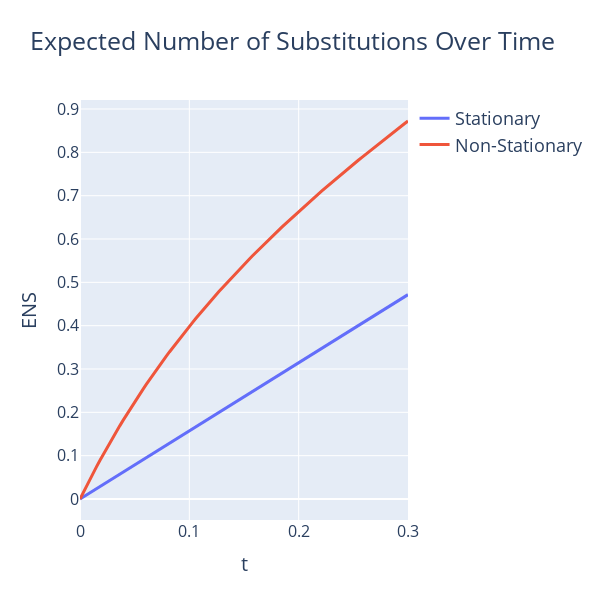

The cell this chart's notebook holds for it:
### Code cell
import plotly.express as px

data1 = []
for i, t in enumerate(t_range):
    data1.append({'t': t, 'value': s_exp_numb_sub_value_1[i], 'series': 'Stationary'})
    data1.append({'t': t, 'value': n_exp_numb_sub_value_1[i], 'series': 'Non-Stationary'})

# Plotting with Plotly Express
fig = px.line(data1, x='t', y='value', color='series', 
              labels={'value': 'ENS'}, 
              title='Expected Number of Substitutions Over Time')
fig.update_traces(line=dict(width=3))

# Setting plot aspect to equal (makes width and height equal)
fig.update_layout(width=600, height=600, legend_title_text='', )

# Remove the legend title
fig.update_layout(legend_title_text='')

fig.update_layout(
    xaxis_title='t',
    yaxis_title='ENS',
    font=dict(
        size=18
    )
)

# Update legend title font size
fig.update_layout(legend_title_font=dict(size=18))

# Update axis label font size
fig.update_layout(
    xaxis=dict(
        title_font=dict(size=20),
        tickfont=dict(size=16),
    ),
    yaxis=dict(
        title_font=dict(size=20),
        tickfont=dict(size=16),
    )
)

fig.show()
